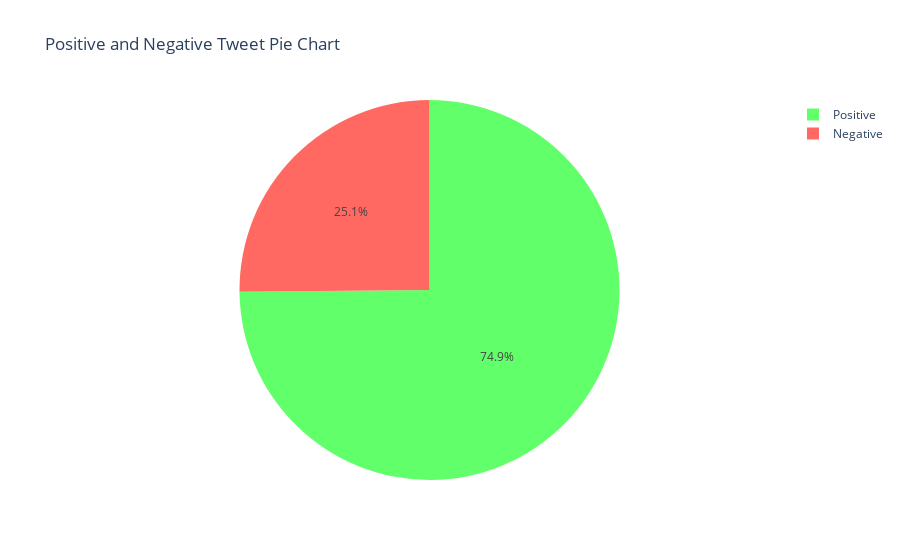

The cell this chart's notebook holds for it:
### Markdown cell above
### Pie chart for Positive and Negative Tweets

### Code cell
labels = ['Positive','Negative']
values = [pos.shape[0],neg.shape[0]]
px.pie(values=values,names=labels,title="Positive and Negative Tweet Pie Chart",color_discrete_sequence=['#61ff69','#ff6961'])

### Figure 1 — Plotly figure (JSON) as saved in the notebook; plotly's stock layout.template omitted (floating-point values rounded to 4 significant figures)
{"data": [{"domain": {"x": [0, 1], "y": [0, 1]}, "hovertemplate": "label=%{label}<br>value=%{value}<extra></extra>", "labels": ["Positive", "Negative"], "legendgroup": "", "name": "", "showlegend": true, "type": "pie", "values": [387, 130]}], "layout": {"legend": {"tracegroupgap": 0}, "piecolorway": ["#61ff69", "#ff6961"], "title": {"text": "Positive and Negative Tweet Pie Chart"}}}
